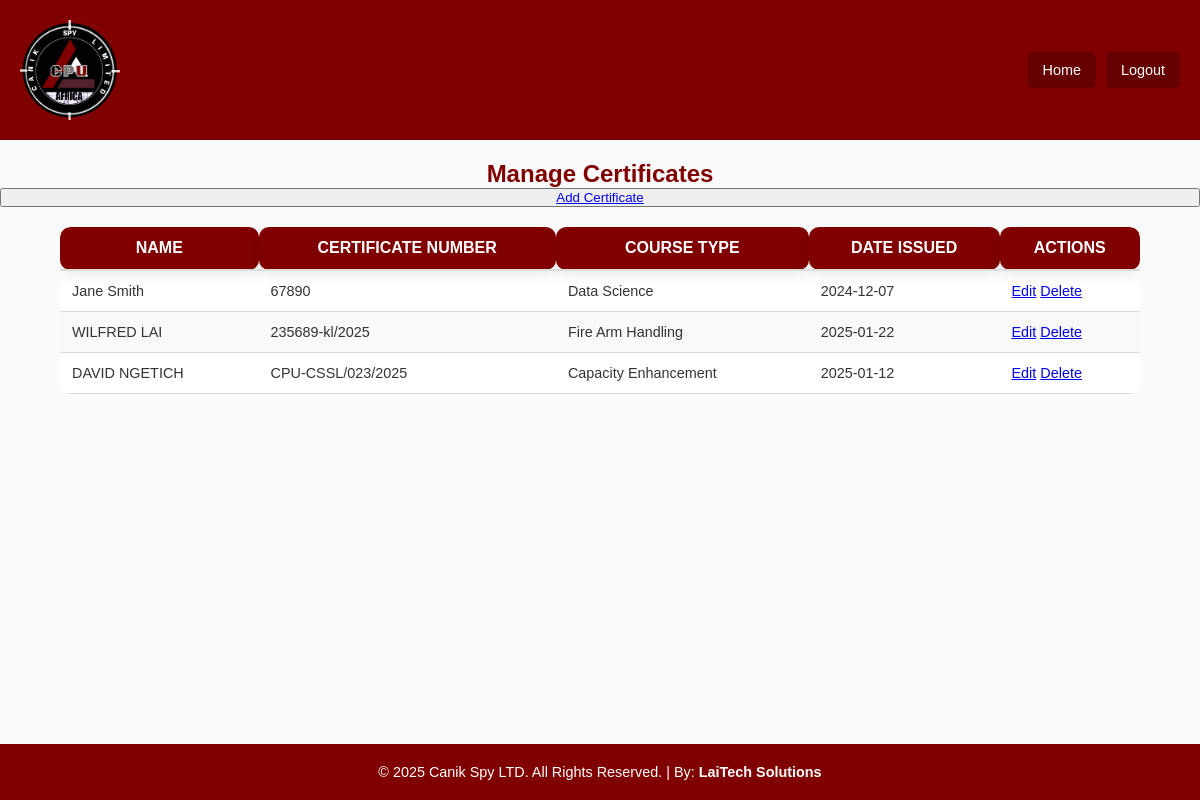
Before: /admin (signed in) with the older database file.
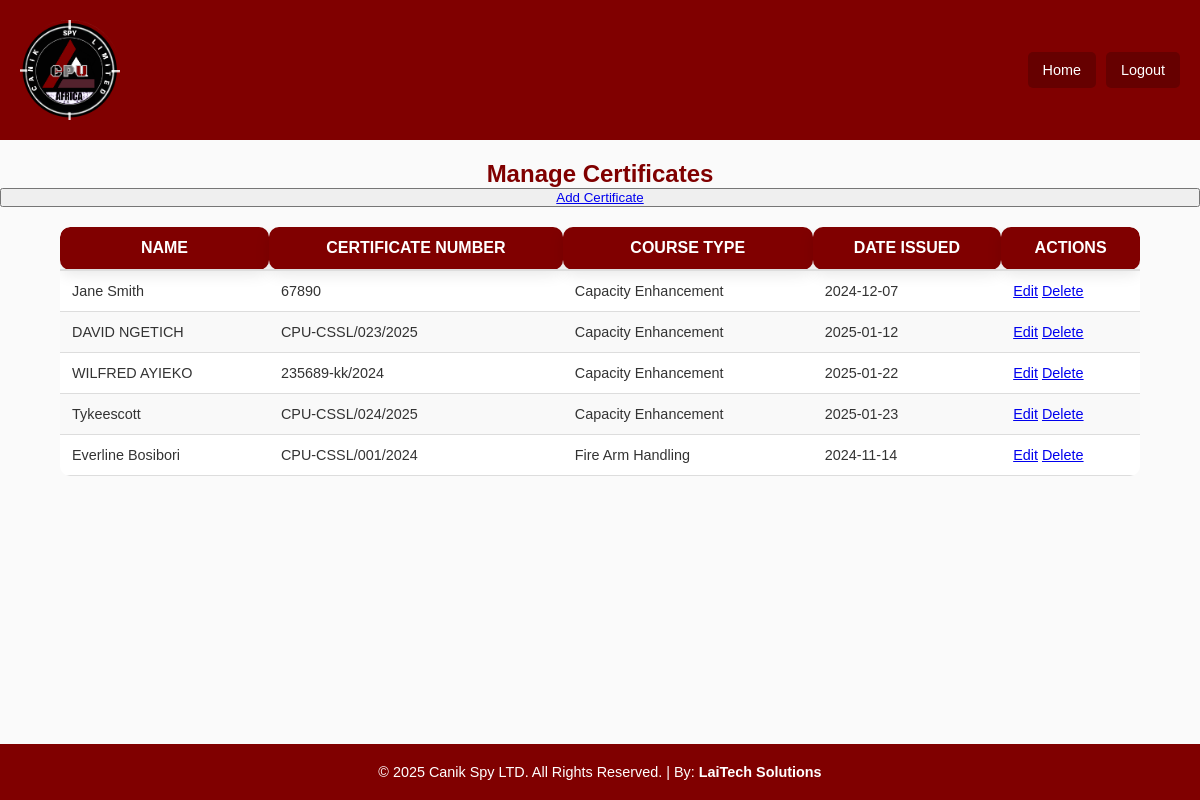
After: the same page with the newer database file.
### tables this page shows
CREATE TABLE certificates (
            id INTEGER PRIMARY KEY AUTOINCREMENT,
                    name TEXT NOT NULL,
                            certificate_number TEXT NOT NULL UNIQUE,
                                    course_type TEXT NOT NULL,
                                            date_issued DATE NOT NULL
                                                );

### app.py (the view)
@app.route('/admin')
def admin():
    if not session.get('logged_in'):
        return redirect(url_for('login'))
    conn = get_db_connection()
    c = conn.cursor()
    c.execute("SELECT * FROM certificates")
    certificates = c.fetchall()
    conn.close()
    return render_template('admin.html', certificates=certificates)

### app.py (called while the page is built)
def get_db_connection():
    with db_lock:
        conn = sqlite3.connect('certificate.db', check_same_thread=False)
        return conn

### templates/admin.html (shortened to what this page needs)
<!DOCTYPE html>
<html lang="en">
<head>
    <link rel="stylesheet" href="{{ url_for('static', filename='style.css') }}">
</head>
<body>
    <header>
        <img src="{{ url_for('static', filename='canik_spy_logo.png') }}" alt="Canik Spy LTD Logo" width="100" height="100">
        <h1>Canik Spy LTD Admin Dashboard</h1>
        <nav>
            <a href="/">Home</a>
            <a href="/login">Logout</a>
        </nav>
    </header>
    <h2>Manage Certificates</h2>
    <a href="/admin/add"><button>Add Certificate</a></button>
    <table>
        <thead>
            <tr>
                <th>Name</th>
                <th>Certificate Number</th>
                <th>Course Type</th>
                <th>Date Issued</th>
                <th>Actions</th>
            </tr>
        </thead>
        <tbody>
            {% for certificate in certificates %}
            <tr>
                <td>{{ certificate[1] }}</td>
                <td>{{ certificate[2] }}</td>
                <td>{{ certificate[3] }}</td>
                <td>{{ certificate[4] }}</td>
                <td>
                    <a href="/admin/edit/{{ certificate[0] }}">Edit</a>
                    <a href="/admin/delete/{{ certificate[0] }}">Delete</a>
                </td>
            </tr>
            {% endfor %}
        </tbody>
    </table>
    <footer>
        <p>&copy; 2025 Canik Spy LTD. All Rights Reserved. | By: <a href="https://laitechsolutions.co.ke/" target="_blank" style="color: white; text-decoration: none;">LaiTech Solutions</a></p>
    </footer>
</body>
</html>

### static/style.css (style rules this page uses)
* { margin: 0; padding: 0; box-sizing: border-box; }
body { font-family: Arial, sans-serif; background-color: #fafafa; color: #333; text-align: center; display: flex; flex-direction: column; min-height: 100vh; }
h1, h2 { color: #800000; margin-top: 20px; word-wrap: break-word; }
header { background-color: #800000; color: white; padding: 20px; display: flex; justify-content: space-between; align-items: center; flex-wrap: wrap; gap: 10px; }
header h1 { font-size: 2em; text-align: center; }
header nav { display: flex; flex-wrap: wrap; gap: 10px; }
header nav a { color: white; text-decoration: none; padding: 10px 15px; background-color: #660000; border-radius: 5px; font-size: 0.9em; text-align: center; }
header img { margin-right: 20px; max-width: 100px; }
table { width: 90%; margin: 20px auto; border-collapse: collapse; border-spacing: 0; border-radius: 10px; background-color: #fff; overflow: hidden; }
th { background-color: #800000; color: white; text-transform: uppercase; padding: 12px; font-size: 1em; text-align: center; border-bottom: 2px solid #ddd; box-shadow: 0 4px 15px rgba(0, 0, 0, 0.1); border-radius: 10px; transition: box-shadow 0.3s ease; }
td { padding: 12px; text-align: left; border-bottom: 1px solid #ddd; font-size: 0.9em; word-break: break-word; }
tr:nth-child(even) { background-color: #f9f9f9; }
footer { background-color: #800000; color: white; padding: 20px 0; text-align: center; font-size: 0.9em; margin-top: auto; }
footer a { color: white; text-decoration: none; font-weight: bold; }

Changed rows visible on the page:
removed certificates: name "WILFRED LAI", certificate_number "235689-kl/2025", course_type "Fire Arm Handling", date_issued "2025-01-22"
changed certificates "Jane Smith": course_type "Data Science" → "Capacity Enhancement"
added certificates: name "WILFRED AYIEKO", certificate_number "235689-kk/2024", course_type "Capacity Enhancement", date_issued "2025-01-22"
added certificates: name "Tykeescott", certificate_number "CPU-CSSL/024/2025", course_type "Capacity Enhancement", date_issued "2025-01-23"
added certificates: name "Everline Bosibori", certificate_number "CPU-CSSL/001/2024", course_type "Fire Arm Handling", date_issued "2024-11-14"
